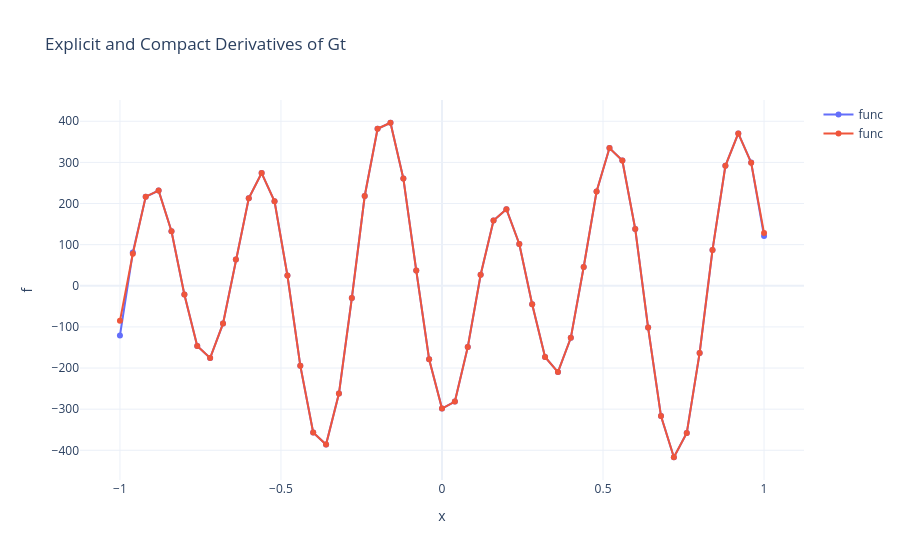

This figure's notebook cell:
### Code cell
fig = go.Figure()
fig.add_trace(go.Scatter(x=xlist[0], y=e2list[0], name="func", mode="lines+markers",hoverinfo='skip'))
fig.add_trace(go.Scatter(x=xlist[0], y=d2list[0], name="func", mode="lines+markers",hoverinfo='skip'))

# we need to add the on_click event to each trace separately       
for i in range( len(fig.data) ):
    fig.data[i].on_click(update_trace)

# Layout with log scale option
fig.update_layout(
    title='Explicit and Compact Derivatives of Gt',
    xaxis=dict(title='x', type='linear'),  # use 'log' for log scale
    yaxis=dict(title='f'),
    #xaxis_range=[0,1],
    #yaxis_range=[-50,50],
    hovermode='x',
    template='plotly_white'
)

fig.show()

### Figure 1 — Plotly figure (JSON) as saved in the notebook; plotly's stock layout.template omitted (floating-point values rounded to 4 significant figures)
{"data": [{"hoverinfo": "skip", "mode": "lines+markers", "name": "func", "type": "scatter", "x": [-1, -0.96, -0.92, -0.88, -0.84, -0.8, -0.76, -0.72, -0.68, -0.64, -0.6, -0.56, -0.52, -0.48, -0.44, -0.4, -0.36, -0.32, -0.28, -0.24, -0.2, -0.16, -0.12, -0.08, -0.04, 0, 0.04, 0.08, 0.12, 0.16, 0.2, 0.24, 0.28, 0.32, 0.36, 0.4, 0.44, 0.48, 0.52, 0.56, 0.6, 0.64, 0.68, 0.72, 0.76, 0.8, 0.84, 0.88, 0.92, 0.96, 1], "y": [-120.9, 80.91, 216.2, 231.6, 132.6, -21.19, -146.1, -175.5, -91.96, 64.02, 212.8, 274.0, 205.4, 25.04, -194.2, -356.5, -386.1, -262.1, -29.83, 218.2, 381.8, 396.4, 260.9, 37.21, -178.6, -298.6, -281.5, -149.1, 26.73, 158.8, 186.1, 101.7, -45.01, -173.1, -209.8, -126.6, 45.7, 229.2, 334.9, 304.3, 138.1, -101.5, -316.8, -416.9, -358.0, -163.3, 87.25, 291.7, 370.3, 299.7, 120.9]}, {"hoverinfo": "skip", "mode": "lines+markers", "name": "func", "type": "scatter", "x": [-1, -0.96, -0.92, -0.88, -0.84, -0.8, -0.76, -0.72, -0.68, -0.64, -0.6, -0.56, -0.52, -0.48, -0.44, -0.4, -0.36, -0.32, -0.28, -0.24, -0.2, -0.16, -0.12, -0.08, -0.04, 0, 0.04, 0.08, 0.12, 0.16, 0.2, 0.24, 0.28, 0.32, 0.36, 0.4, 0.44, 0.48, 0.52, 0.56, 0.6, 0.64, 0.68, 0.72, 0.76, 0.8, 0.84, 0.88, 0.92, 0.96, 1], "y": [-85.24, 77.96, 216.7, 231.5, 132.6, -21.19, -146.1, -175.5, -91.95, 64.02, 212.8, 274.0, 205.3, 25.03, -194.2, -356.5, -386.0, -262.1, -29.82, 218.2, 381.7, 396.3, 260.9, 37.22, -178.5, -298.5, -281.5, -149.1, 26.7, 158.8, 186.1, 101.7, -45.0, -173.1, -209.8, -126.5, 45.71, 229.2, 334.9, 304.3, 138.1, -101.5, -316.8, -416.8, -358.0, -163.3, 87.25, 291.7, 370.4, 299.2, 128.1]}], "layout": {"hovermode": "x", "title": {"text": "Explicit and Compact Derivatives of Gt"}, "xaxis": {"title": {"text": "x"}, "type": "linear"}, "yaxis": {"title": {"text": "f"}}}}
